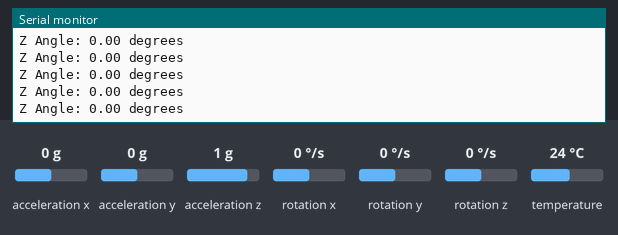
The sketch below on a simulated Arduino Uno, built with avr-gcc and run on an emulated ATmega328P. On the bench: the last lines printed to the serial monitor. Inputs (shaded band) come from the test bench; at power-on: rotation z 0 °/s, acceleration x 0 g, acceleration y 0 g, acceleration z 1 g, rotation x 0 °/s, rotation y 0 °/s, temperature 24 °C.

Above: at 1.2 s.
1.3 s: rotation z set to 100 °/s
At 2.3 s:
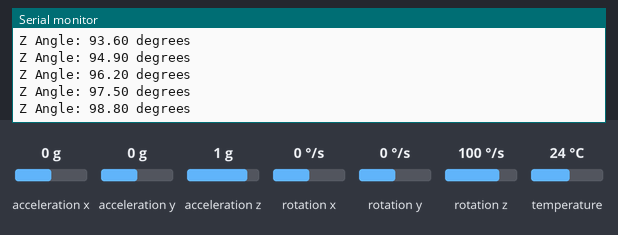
4.3 s: rotation z set to 192 °/s
At 5.0 s:
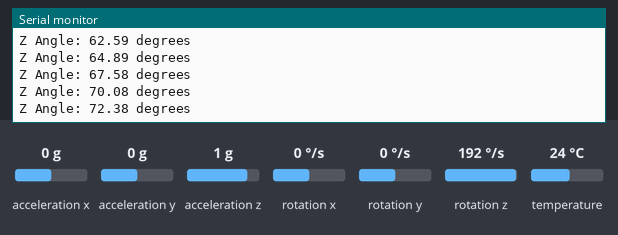
Timing chart, 0 to 7.3 s (numbered marks = the images above; inputs shaded):
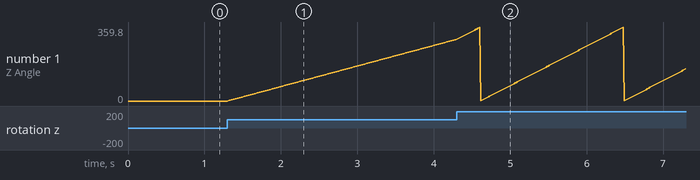

The sketch:

MPU6050.ino
```cpp
#include <Adafruit_MPU6050.h>
#include <Adafruit_Sensor.h>
#include <Wire.h>

Adafruit_MPU6050 mpu;

float zAngle = 0.0;
unsigned long lastTime = 0;

void setup(void) {
  Serial.begin(115200);
  while (!Serial)
    delay(10);

  Serial.println("MPU6050 Z-Axis Rotation Tracker");

  if (!mpu.begin()) {
    Serial.println("Failed to find MPU6050 chip");
    while (1) {
      delay(10);
    }
  }
  Serial.println("MPU6050 Found!");

  mpu.setGyroRange(MPU6050_RANGE_500_DEG);

  lastTime = millis();
}

void loop() {
  unsigned long currentTime = millis();
  float dt = (currentTime - lastTime) / 1000.0;
  lastTime = currentTime;
  sensors_event_t a, g, temp;
  mpu.getEvent(&a, &g, &temp);

  float zRate = g.gyro.z;

  zAngle += (zRate * 180.0 / M_PI) * dt;

  if (zAngle >= 360.0) {
    zAngle -= 360.0;
  } else if (zAngle < 0.0) {
    zAngle += 360.0;
  }

  Serial.print("Z Angle: ");
  Serial.print(zAngle);
  Serial.println(" degrees");

  delay(10);
}
```

Measured:
- after the input at 1.3 s, the serial monitor: prints a new line at once (image 1)
- plotted number 1: 0 → 299.9 after the input at 1.3 s
